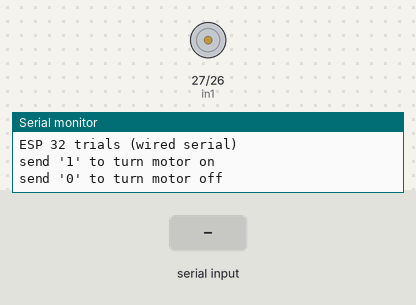
A sketch run on a simulated ESP32. On the bench: motor-driver pin pairs drawn as motors (green arrow = first pin HIGH = forward, orange = second pin HIGH = backward, longer = more drive, scaled by the enable pin), the last lines printed to the serial monitor. The test bench sets the inputs (shaded band).

Above: at 1.7 s.
1.8 s: "1" received over Serial
At 2.7 s:
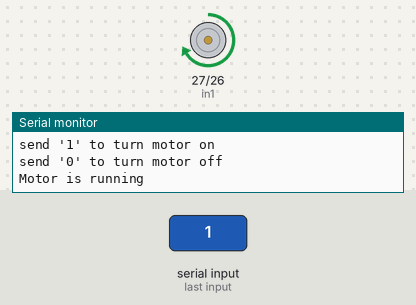
3.3 s: "0" received over Serial
At 3.9 s:
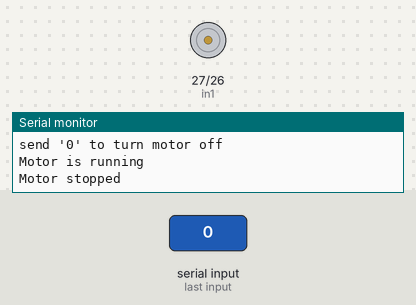
Timing chart, 0 to 6.3 s (numbered marks = the images above; inputs shaded):
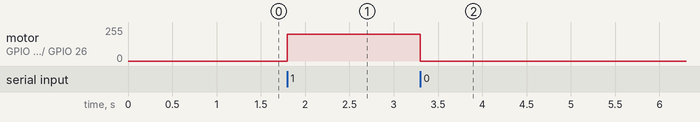

Measured:
- after the input at 1.8 s, motor on GPIO 27 (in1) / GPIO 26 (in2): stopped → forward 200/255 at once
- after the input at 3.3 s, motor on GPIO 27 (in1) / GPIO 26 (in2): forward 200/255 → stopped at once

The sketch:

Test5_wired.ino
```cpp
//Motor driver pin definitions

const int enA = 14;
const int in1 = 27;
const int in2 = 26;

void setup()
{
  //Serial Monitor / command channel
  Serial.begin(115200);

  delay(500);

  //Initialize Motor Driver Pins
  pinMode(enA, OUTPUT);
  pinMode(in1, OUTPUT);
  pinMode(in2, OUTPUT);

  //start with motor off
  digitalWrite(in1, LOW);
  digitalWrite(in2, LOW);
  digitalWrite(enA, 0);

  //Instructions to the user
  Serial.println("ESP 32 trials (wired serial)");
  Serial.println("send '1' to turn motor on");
  Serial.println("send '0' to turn motor off");
}

void loop() {

  // Only act when a byte actually arrives over serial
  if (Serial.available() > 0)
  {
    char command = Serial.read();   // read a single character

    if (command == '1')
    {
      digitalWrite(in1, HIGH);
      digitalWrite(in2, LOW);
      analogWrite(enA, 200);
      Serial.println("Motor is running");
    }
    else if (command == '0')
    {
      digitalWrite(in1, LOW);
      digitalWrite(in2, LOW);
      analogWrite(enA, 0);
      Serial.println("Motor stopped");
    }
    // any other character (e.g. stray newline) is ignored
  }
}
```
